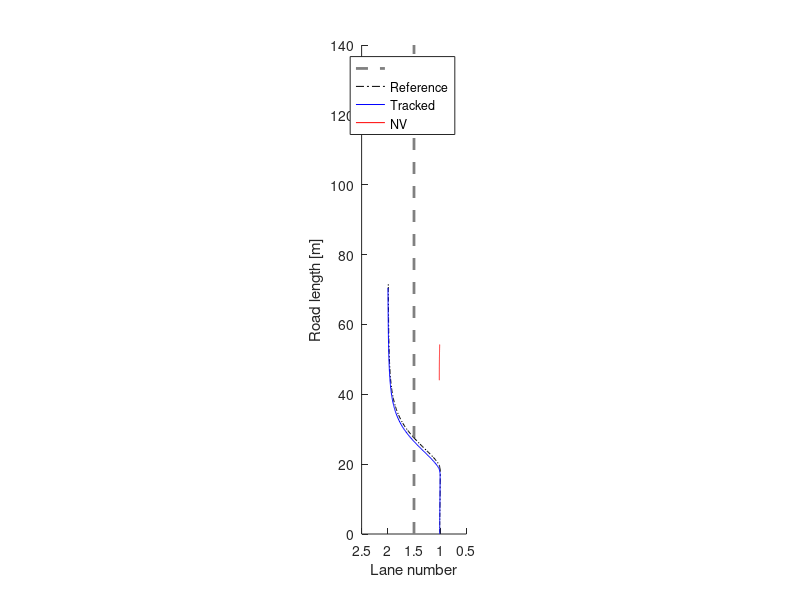
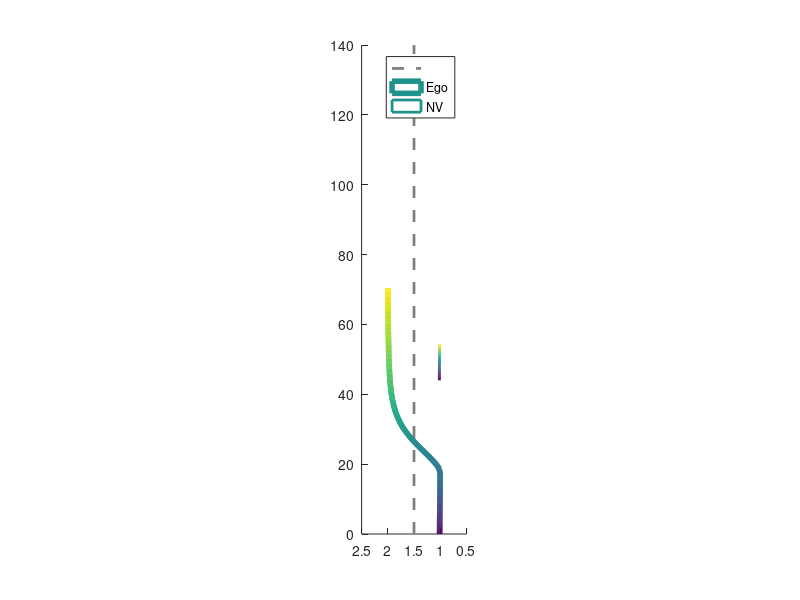

Here is the MATLAB script that generated these plots, in order: (Note: this script raises an error after producing the figures.)
% Viranjan Bhattacharyya
% EMC2 Lab Clemson University

clear, clc, close all

log_data = load("log.txt");
%%
start = 238;
fin = 847;
X = log_data(start:fin, 1:5);
X_ref = log_data(start:fin, 7:11);
Ua = log_data(start:fin, 12);
Ul = log_data(start:fin, 13);
X_nv = log_data(start:fin, 15:16);
roadlength = 140;
%%
figure(1)
set (gca,'DataAspectRatio',[1 15 1],'Xdir','reverse','Xlim',[0.5 2.5],'Ylim',[0 roadlength])
hold on 
plot([1.5 1.5],[0 roadlength],'--','LineWidth',2,'Color',[0.5 0.5 0.5]) % lane marking
plot(X_ref(:,4),X_ref(:,1),'-.k')
plot(X(:,4),X(:,1),'b')
plot(X_nv(:,2),X_nv(:,1),'r')
xlabel('Lane number')
ylabel('Road length [m]')
legend('','Reference','Tracked','NV')
%%
figure(2)
set (gca,'DataAspectRatio',[1 15 1],'Xdir','reverse','Xlim',[0.5 2.5],'Ylim',[0 roadlength])
hold on 
plot([1.5 1.5],[0 roadlength],'--','LineWidth',2,'Color',[0.5 0.5 0.5]) % lane marking
l = X(:,4)';
s = X(:,1)';
z = zeros(size(s));
col = 1:(fin - start + 1);
surface([l;l],[s;s],[z;z],[col;col],...
        'facecol','no',...
        'edgecol','interp',...
        'linew',4);
l_nv = X_nv(:,2)';
s_nv = X_nv(:,1)';
surface([l_nv;l_nv],[s_nv;s_nv],[z;z],[col;col],...
        'facecol','no',...
        'edgecol','interp',...
        'linew',2);
legend('', 'Ego', 'NV')
%%
RMSE = rmse(X_ref, X);
%%
figure(3)
subplot(211)
plot(Ua,'g')
hold on
plot(X(:,3));
ylabel('m/s^2')
legend('Command acceleration','Ego acceleration')
subplot(212)
plot(Ul,'g')
hold on
plot(X(:,4))
ylabel('Lane')
legend('Command lane', 'Ego')
%%
figure(4)
plot(Ua, 'g')
hold on
plot(X(:,3))
plot(X_ref(:,3))
ylim([-2 2])
ylabel('m/s^2')
legend('Commanded acceleration','Ego acceleration','Reference acceleration')
%%
figure(5)
plot(X(:,2))
ylabel('m/s')
legend('Ego Velocity')